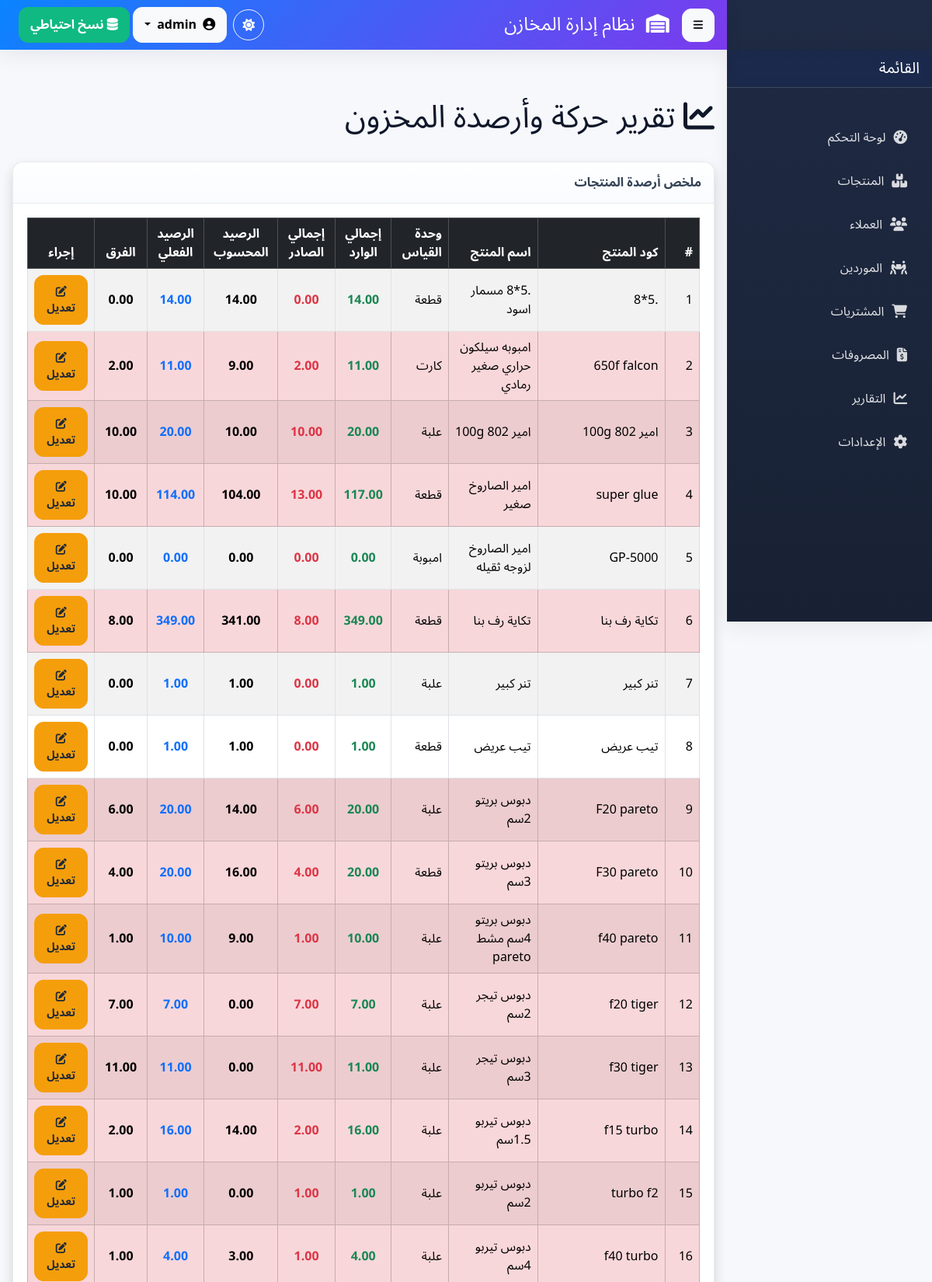
The app's page /admin/stock_report.php (signed in, upper part) with its own data.
### tables this page shows
CREATE TABLE `products` (
  `id` int(11) NOT NULL COMMENT 'المعرف التلقائي للمنتج',
  `product_code` varchar(50) NOT NULL COMMENT 'كود المنتج الفريد',
  `name` varchar(255) NOT NULL COMMENT 'اسم المنتج',
  `description` text DEFAULT NULL COMMENT 'وصف المنتج (اختياري)',
  `unit_of_measure` varchar(50) NOT NULL COMMENT 'وحدة القياس (مثال: قطعة، كجم، لتر)',
  `current_stock` decimal(10,2) NOT NULL DEFAULT 0.00 COMMENT 'الرصيد الحالي في المخزن',
  `reorder_level` decimal(10,2) NOT NULL DEFAULT 0.00 COMMENT 'حد إعادة الطلب (التنبيه عند وصول الرصيد إليه أو أقل)',
  `created_at` timestamp NOT NULL DEFAULT current_timestamp() COMMENT 'تاريخ الإنشاء',
  `updated_at` timestamp NULL DEFAULT NULL ON UPDATE current_timestamp() COMMENT 'تاريخ آخر تعديل',
  `cost_price` decimal(10,2) NOT NULL DEFAULT 0.00,
  `selling_price` decimal(10,2) NOT NULL,
  `retail_price` decimal(10,2) DEFAULT NULL COMMENT 'سعر البيع القطاعي (للعميل الفرد)'
);

### admin/stock_report.php (the view, shortened to what this page needs)
<?php
require_once dirname(__DIR__) . '/config.php';
$stock_data = [];
$sql = "SELECT
            p.id,
            p.product_code,
            p.name AS product_name,
            p.unit_of_measure,
            p.current_stock AS actual_current_stock,
            COALESCE(incoming.total_quantity, 0) AS total_incoming,
            COALESCE(outgoing.total_quantity, 0) AS total_outgoing
        FROM
            products p
        LEFT JOIN
            (SELECT product_id, SUM(quantity) AS total_quantity
             FROM purchase_invoice_items
             -- JOIN purchase_invoices pi_h ON purchase_invoice_items.purchase_invoice_id = pi_h.id WHERE pi_h.status = 'fully_received' -- أو الحالة التي تعتبرها وارد فعلي
             GROUP BY product_id) AS incoming ON p.id = incoming.product_id
        LEFT JOIN
            (SELECT soi.product_id, SUM(soi.quantity) AS total_quantity
             FROM invoice_out_items soi
             JOIN invoices_out io ON soi.invoice_out_id = io.id
             WHERE io.delivered = 'yes'
             GROUP BY soi.product_id) AS outgoing ON p.id = outgoing.product_id
        ORDER BY
            p.name ASC;";
$result_stock_report = $conn->query($sql);
if (!$result_stock_report) {
    $message = "<div class='alert alert-danger'>حدث خطأ أثناء جلب بيانات المخزون: " . $conn->error . "</div>";
} else {
    while ($row = $result_stock_report->fetch_assoc()) {
        $stock_data[] = $row;
    }
}
require_once BASE_DIR . 'partials/header.php';
require_once BASE_DIR . 'partials/sidebar.php';
$edit_product_link_base = BASE_URL . "admin/edit_product.php";
?>
<div class="container mt-5 pt-3">
    <div class="d-flex justify-content-between align-items-center mb-4">
        <h1><i class="fas fa-chart-line"></i> تقرير حركة وأرصدة المخزون</h1>
    </div>
    <div class="card shadow">
        <div class="card-header">
            ملخص أرصدة المنتجات
        </div>
        <div class="card-body">
            <div class="table-responsive">
                <table class="table table-striped table-hover table-bordered align-middle">
                    <thead class="table-dark">
                        <tr>
                            <th>#</th>
                            <th class="d-none d-md-table-cell">كود المنتج</th>
                            <th>اسم المنتج</th>
                            <th class="d-none d-md-table-cell">وحدة القياس</th>
                            <th class="text-center">إجمالي الوارد</th>
                            <th class="text-center">إجمالي الصادر</th>
                            <th class="text-center">الرصيد المحسوب</th>
                            <th class="text-center d-none d-md-table-cell">الرصيد الفعلي</th>
                            <th class="text-center d-none d-md-table-cell">الفرق</th>
                            <th class="text-center">إجراء</th> </tr>
                    </thead>
                    <tbody>
                        <?php if (!empty($stock_data)): ?>
                            <?php $counter = 1; ?>
                            <?php foreach($stock_data as $product_stock): ?>
                                <?php
                                    $calculated_stock = floatval($product_stock['total_incoming']) - floatval($product_stock['total_outgoing']);
                                    $actual_stock = floatval($product_stock['actual_current_stock']);
                                    $difference = $actual_stock - $calculated_stock;
                                    $row_class = '';
                                    if (abs($difference) > 0.001) {
                                        $row_class = 'table-danger';
                                    } elseif ($actual_stock < 0) {
                                        $row_class = 'table-warning';
                                    }
                                ?>
                                <tr class="<?php echo $row_class; ?>">
                                    <td><?php echo $counter++; ?></td>
                                    <td class="d-none d-md-table-cell"><?php echo htmlspecialchars($product_stock["product_code"]); ?></td>
                                    <td><?php echo htmlspecialchars($product_stock["product_name"]); ?></td>
                                    <td class="d-none d-md-table-cell"><?php echo htmlspecialchars($product_stock["unit_of_measure"]); ?></td>
                                    <td class="text-center text-success fw-bold"><?php echo number_format(floatval($product_stock['total_incoming']), 2); ?></td>
                                    <td class="text-center text-danger fw-bold"><?php echo number_format(floatval($product_stock['total_outgoing']), 2); ?></td>
                                    <td class="text-center fw-bold"><?php echo number_format($calculated_stock, 2); ?></td>
                                    <td class="text-center fw-bolder d-none d-md-table-cell <?php if($actual_stock < 0) echo 'text-danger'; elseif ($actual_stock == 0 && $calculated_stock !=0 && abs($difference) > 0.001) echo 'text-warning'; else echo 'text-primary'; ?>">
                                        <?php echo number_format($actual_stock, 2); ?>
                                    </td>
                                    <td class="text-center fw-bolder d-none d-md-table-cell">
                                        <?php echo number_format($difference, 2); ?>
                                    </td>
                                    <td class="text-center">
                                        <form action="<?php echo $edit_product_link_base; ?>" method="post" class="d-inline">
                                            <button type="submit" class="btn btn-warning btn-sm" title="تعديل بيانات المنتج والرصيد الفعلي">
                                                <i class="fas fa-edit"></i> تعديل
                                            </button>
                                        </form>
                                    </td>
                                </tr>
                            <?php endforeach; ?>
                        <?php else: ?>
                            <tr>
                                <td colspan="10" class="text-center">لا توجد بيانات منتجات لعرضها.</td> </tr>
                        <?php endif; ?>
                    </tbody>
                </table>
            </div>
        </div>
    </div>
</div>
<?php
require_once BASE_DIR . 'partials/footer.php';
?>

### assets/css/index.css (style rules this page uses)
:root { --primary: #0b84ff; --primary-600: #0a6be0; --primary-700: #0a58c8; --accent: #7c3aed; --accent-600: #6d28d9; --teal: #10b981; --amber: #f59e0b; --rose: #ef4444; --const:white; --bg: #f6f8fc; --surface: #ffffff; --surface-2: #f9fbff; --text: #0f172a; --text-soft: #334155; --muted: #64748b; --border: rgba(2,6,23,0.08); --radius: 14px; --radius-sm: 10px; --radius-lg: 20px; --shadow-1: 0 10px 24px rgba(15,23,42,0.06); --shadow-2: 0 12px 28px rgba(11,132,255,0.14); --ring: 0 0 0 4px rgba(11,132,255,0.18); --header-h: 64px; --sidebar-w: 264px; --sidebar-w-mini: 84px; --fast: .15s ease; --normal: .25s cubic-bezier(.2,.8,.2,1); --grad-1: linear-gradient(135deg, #0b84ff, #7c3aed); --grad-2: linear-gradient(135deg, #10b981, #0ea5e9); --grad-3: linear-gradient(135deg, #f59e0b, #ef4444); --grad-4: linear-gradient(135deg, #ef4444, #b91c1c); }
* { scrollbar-width: thin; scrollbar-color: var(--border) var(--surface); }
[data-app] { font-family: "Tajawal","Noto Sans Arabic",system-ui,-apple-system,Segoe UI,Roboto,Arial,sans-serif; color: var(--text); background: var(--bg); min-height: 100vh; -webkit-font-smoothing: antialiased; -moz-osx-font-smoothing: grayscale; }
[data-app] .container, [data-app] .container-fluid { padding-inline: 16px; }
::placeholder { color: var(--muted); opacity: 0.8; }
[data-app] .card { background: var(--surface); border: 1px solid var(--border); border-radius: var(--radius); box-shadow: var(--shadow-1); overflow: hidden; }
[data-app] .card-header { background: linear-gradient(180deg, var(--surface), var(--surface-2)); border-bottom: 1px solid var(--border); padding: 14px 16px; font-weight: 800; color: var(--text-soft); }
[data-app] .card-body { padding: 18px; }
[data-app] .btn { border-radius: 12px; font-weight: 800; padding: 10px 14px; transition: transform var(--fast), box-shadow var(--fast), background var(--fast); }
[data-app] .btn-warning { background: var(--amber); border-color: var(--amber); color: #1f2937; }

### records on screen
products: product_code ".5*8", name ".5*8 مسمار اسود", unit_of_measure "قطعة", total_incoming "14.00", total_outgoing "0.00", calculated_stock "14.00", current_stock "14.00", difference "0.00"
products: product_code "650f falcon", name "امبوبه سيلكون حراري صغير رمادي", unit_of_measure "كارت", total_incoming "11.00", total_outgoing "2.00", calculated_stock "9.00", current_stock "11.00", difference "2.00"
products: product_code "امير 802 100g", name "امير 802 100g", unit_of_measure "علبة", total_incoming "20.00", total_outgoing "10.00", calculated_stock "10.00", current_stock "20.00", difference "10.00"
products: product_code "super glue", name "امير الصاروخ صغير", unit_of_measure "قطعة", total_incoming "117.00", total_outgoing "13.00", calculated_stock "104.00", current_stock "114.00", difference "10.00"
products: product_code "GP-5000", name "امير الصاروخ لزوجه ثقيله", unit_of_measure "امبوبة", total_incoming "0.00", total_outgoing "0.00", calculated_stock "0.00", current_stock "0.00"
products: product_code "تكاية رف بنا", name "تكاية رف بنا", unit_of_measure "قطعة", total_incoming "349.00", total_outgoing "8.00", calculated_stock "341.00", current_stock "349.00", difference "8.00"
products: product_code "تنر كبير", name "تنر كبير", unit_of_measure "علبة", total_incoming "1.00", total_outgoing "0.00", calculated_stock "1.00", current_stock "1.00", difference "0.00"
products: product_code "تيب عريض", name "تيب عريض", unit_of_measure "قطعة", total_incoming "1.00", total_outgoing "0.00", calculated_stock "1.00", current_stock "1.00", difference "0.00"
products: product_code "F20 pareto", name "دبوس بريتو 2سم", unit_of_measure "علبة", total_incoming "20.00", total_outgoing "6.00", calculated_stock "14.00", current_stock "20.00", difference "6.00"
products: product_code "F30 pareto", name "دبوس بريتو 3سم", unit_of_measure "قطعة", total_incoming "20.00", total_outgoing "4.00", calculated_stock "16.00", current_stock "20.00", difference "4.00"
products: product_code "f40 pareto", name "دبوس بريتو 4سم مشط pareto", unit_of_measure "علبة", total_incoming "10.00", total_outgoing "1.00", calculated_stock "9.00", current_stock "10.00", difference "1.00"
products: product_code "f20 tiger", name "دبوس تيجر 2سم", unit_of_measure "علبة", total_incoming "7.00", total_outgoing "7.00", calculated_stock "0.00", current_stock "7.00"
products: product_code "f30 tiger", name "دبوس تيجر 3سم", unit_of_measure "علبة", total_incoming "11.00", total_outgoing "11.00", calculated_stock "0.00", current_stock "11.00"
products: product_code "f15 turbo", name "دبوس تيربو 1.5سم", unit_of_measure "علبة", total_incoming "16.00", total_outgoing "2.00", calculated_stock "14.00", current_stock "16.00", difference "2.00"
products: product_code "turbo f2", name "دبوس تيربو 2سم", unit_of_measure "علبة", total_incoming "1.00", total_outgoing "1.00", calculated_stock "0.00", current_stock "1.00"
products: product_code "f40 turbo", name "دبوس تيربو 4سم", unit_of_measure "علبة", total_incoming "4.00", total_outgoing "1.00", calculated_stock "3.00", current_stock "4.00", difference "1.00"
